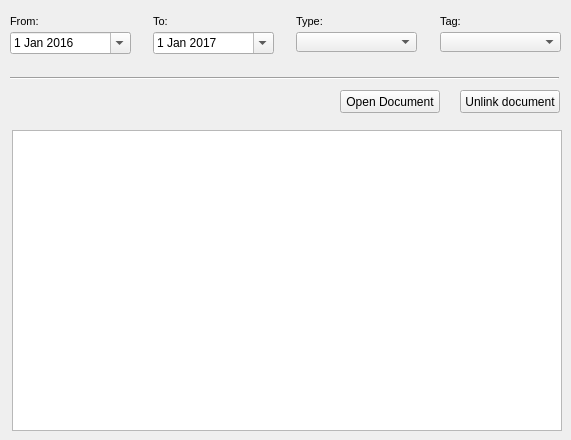
   <widget class="QWidget" name="tab_6">
    <attribute name="title">
     <string>Document</string>
    </attribute>
    <widget class="QTableView" name="tbl_document">
     <property name="geometry">
      <rect>
       <x>12</x>
       <y>130</y>
       <width>550</width>
       <height>301</height>
      </rect>
     </property>
     <property name="sortingEnabled">
      <bool>true</bool>
     </property>
    </widget>
    <widget class="QComboBox" name="doc_type">
     <property name="geometry">
      <rect>
       <x>296</x>
       <y>32</y>
       <width>121</width>
       <height>20</height>
      </rect>
     </property>
    </widget>
    <widget class="QLabel" name="label_doc_tag">
     <property name="geometry">
      <rect>
       <x>440</x>
       <y>10</y>
       <width>91</width>
       <height>22</height>
      </rect>
     </property>
     <property name="font">
      <font>
       <pointsize>8</pointsize>
      </font>
     </property>
     <property name="frameShape">
      <enum>QFrame::NoFrame</enum>
     </property>
     <property name="frameShadow">
      <enum>QFrame::Raised</enum>
     </property>
     <property name="text">
      <string>Tag:</string>
     </property>
     <property name="textFormat">
      <enum>Qt::AutoText</enum>
     </property>
     <property name="scaledContents">
      <bool>false</bool>
     </property>
     <property name="margin">
      <number>3</number>
     </property>
    </widget>
    <widget class="QComboBox" name="doc_tag">
     <property name="geometry">
      <rect>
       <x>440</x>
       <y>32</y>
       <width>121</width>
       <height>20</height>
      </rect>
     </property>
    </widget>
    <widget class="QPushButton" name="btn_doc_delete">
     <property name="geometry">
      <rect>
       <x>460</x>
       <y>90</y>
       <width>100</width>
       <height>23</height>
      </rect>
     </property>
     <property name="text">
      <string>Unlink document</string>
     </property>
    </widget>
    <widget class="QDateEdit" name="date_document_to">
     <property name="geometry">
      <rect>
       <x>153</x>
       <y>32</y>
       <width>121</width>
       <height>22</height>
      </rect>
     </property>
     <property name="date">
      <date>
       <year>2017</year>
       <month>1</month>
       <day>1</day>
      </date>
     </property>
     <property name="calendarPopup">
      <bool>true</bool>
     </property>
    </widget>
    <widget class="QLabel" name="label_doc_from">
     <property name="geometry">
      <rect>
       <x>10</x>
       <y>10</y>
       <width>90</width>
       <height>22</height>
      </rect>
     </property>
     <property name="font">
      <font>
       <pointsize>8</pointsize>
      </font>
     </property>
     <property name="frameShape">
      <enum>QFrame::NoFrame</enum>
     </property>
     <property name="frameShadow">
      <enum>QFrame::Plain</enum>
     </property>
     <property name="text">
      <string>From:</string>
     </property>
     <property name="textFormat">
      <enum>Qt::AutoText</enum>
     </property>
     <property name="scaledContents">
      <bool>false</bool>
     </property>
     <property name="alignment">
      <set>Qt::AlignLeading|Qt::AlignLeft|Qt::AlignVCenter</set>
     </property>
     <property name="margin">
      <number>3</number>
     </property>
    </widget>
    <widget class="QLabel" name="label_doc_type">
     <property name="geometry">
      <rect>
       <x>296</x>
       <y>10</y>
       <width>61</width>
       <height>22</height>
      </rect>
     </property>
     <property name="font">
      <font>
       <pointsize>8</pointsize>
      </font>
     </property>
     <property name="layoutDirection">
      <enum>Qt::LeftToRight</enum>
     </property>
     <property name="frameShape">
      <enum>QFrame::NoFrame</enum>
     </property>
     <property name="frameShadow">
      <enum>QFrame::Raised</enum>
     </property>
     <property name="text">
      <string>Type:</string>
     </property>
     <property name="textFormat">
      <enum>Qt::AutoText</enum>
     </property>
     <property name="scaledContents">
      <bool>false</bool>
     </property>
     <property name="margin">
      <number>3</number>
     </property>
    </widget>
    <widget class="QDateEdit" name="date_document_from">
     <property name="geometry">
      <rect>
       <x>10</x>
       <y>32</y>
       <width>121</width>
       <height>22</height>
      </rect>
     </property>
     <property name="date">
      <date>
       <year>2016</year>
       <month>1</month>
       <day>1</day>
      </date>
     </property>
     <property name="calendarPopup">
      <bool>true</bool>
     </property>
    </widget>
    <widget class="Line" name="line_7">
     <property name="geometry">
      <rect>
       <x>10</x>
       <y>70</y>
       <width>549</width>
       <height>16</height>
      </rect>
     </property>
     <property name="orientation">
      <enum>Qt::Horizontal</enum>
     </property>
    </widget>
    <widget class="QLabel" name="label_doc_to">
     <property name="geometry">
      <rect>
       <x>153</x>
       <y>10</y>
       <width>31</width>
       <height>22</height>
      </rect>
     </property>
     <property name="font">
      <font>
       <pointsize>8</pointsize>
      </font>
     </property>
     <property name="frameShape">
      <enum>QFrame::NoFrame</enum>
     </property>
     <property name="frameShadow">
      <enum>QFrame::Raised</enum>
     </property>
     <property name="text">
      <string>To:</string>
     </property>
     <property name="textFormat">
      <enum>Qt::AutoText</enum>
     </property>
     <property name="scaledContents">
      <bool>false</bool>
     </property>
     <property name="margin">
      <number>3</number>
     </property>
    </widget>
    <widget class="QPushButton" name="btn_open_path">
     <property name="geometry">
      <rect>
       <x>340</x>
       <y>90</y>
       <width>100</width>
       <height>23</height>
      </rect>
     </property>
     <property name="text">
      <string>Open Document</string>
     </property>
    </widget>
   </widget>
